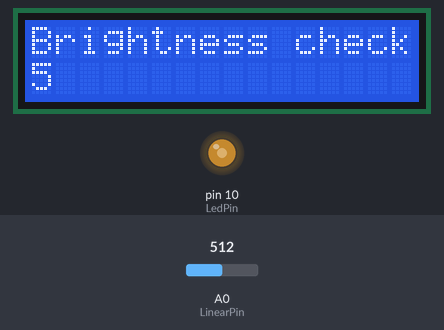
Simulated run of this sketch. Board: Arduino Uno, built with avr-gcc and run on an emulated ATmega328P. On the bench: 16×2 character LCD, output pins drawn as LEDs (lit = HIGH). The inputs (shaded band) are chosen by the test bench; at power-on: A0 (LinearPin) = 512. What the sketch prints to the serial monitor is not drawn.

Above: at 1.2 s.
1.3 s: A0 (LinearPin) set to 716
At 1.7 s:
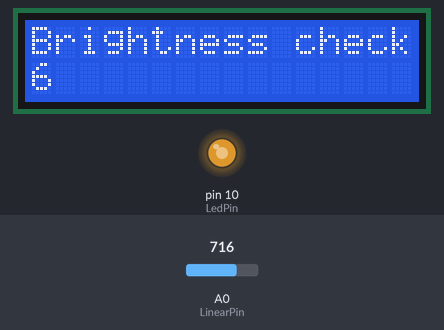
2.9 s: A0 (LinearPin) set to 900
At 4.1 s:
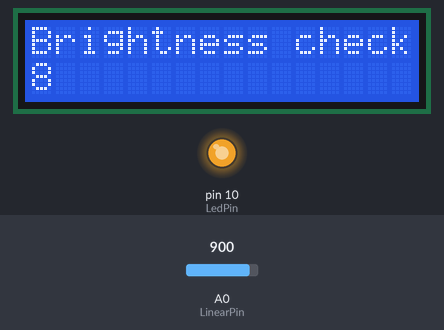
4.5 s: A0 (LinearPin) set to 122
At 5.4 s:
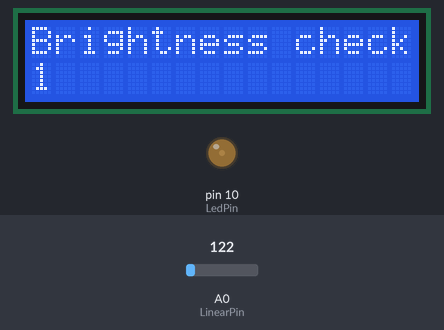
6.1 s: A0 (LinearPin) set to 0
At 6.6 s:
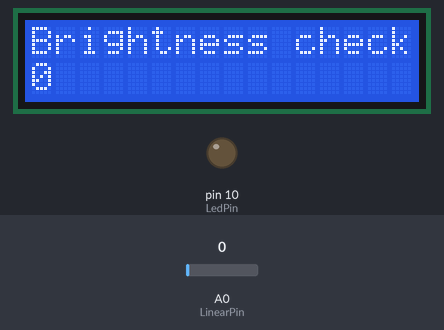
Timing chart, 0 to 8.7 s (numbered marks = the images above; inputs shaded):
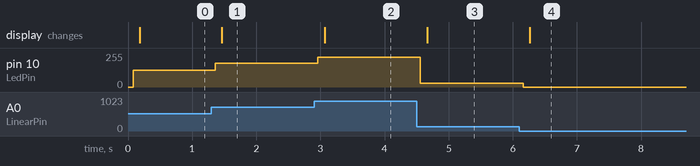

The sketch:

L_10_Brightness_display.ino
```cpp
int LinearPin = A0;
int LedPin = 10;
/*******************LCD函数*******************/
#include "Adafruit_LiquidCrystal.h"
Adafruit_LiquidCrystal lcd(1);
void setup() {
  // put your setup code here, to run once:
  Serial.begin(115200);   // 初始化串口
  while (!lcd.begin(16, 2)) {
    Serial.println("Could not init backpack. Check wiring.");
    delay(50);
  }
  Serial.println("Backpack init'd.");
  pinMode(LedPin, OUTPUT);
  pinMode(LinearPin, INPUT);
  lcd.setCursor(0, 0);
  lcd.print("Brightness check");
}

void loop() {
  // put your main code here, to run repeatedly:
  int adcValue;
  int mappedValue;
  adcValue = analogRead(LinearPin); // 读取ADC值
  mappedValue = map(adcValue, 0, 1023, 0, 255);
  analogWrite(LedPin, mappedValue); // 设置 PWM 占空比
  mappedValue = map(adcValue, 0, 1023, 0, 10);

  String Value = String(mappedValue) ;

  delay(100); // 延时以观察变化
  lcd.setCursor(0, 1);
  lcd.print("    ");
  lcd.setCursor(0, 1);
  lcd.print(Value);
}
```

Measured:
- after the input at 1.3 s, pin 10 (LedPin): 127/255 → 178/255 after 0.06 s; the display: changes after 0.16 s (image 1)
- after the input at 2.9 s, pin 10 (LedPin): 178/255 → 224/255 after 0.06 s; the display: changes after 0.16 s (image 2)
- after the input at 4.5 s, pin 10 (LedPin): 224/255 → 30/255 after 0.06 s; the display: changes after 0.16 s (image 3)
- after the input at 6.1 s, pin 10 (LedPin): 30/255 → 0/255 after 0.06 s; the display: changes after 0.16 s (image 4)
